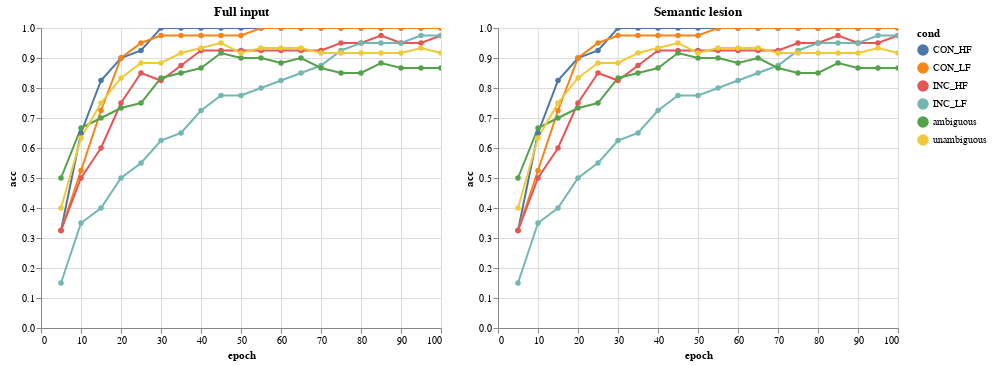

The notebook cell saved with this chart:
### Markdown cell above
### Strain plots

### Code cell
from evaluate import vis

vis_ns = vis(
    cfg.path_model_folder, 'result_strain_ns_item.csv', 'result_grain_item.csv'
)

vis = vis(
    cfg.path_model_folder, 'result_strain_item.csv', 'result_grain_item.csv'
)

vis_ns.parse_cond_df()
vis.parse_cond_df()

full = vis.plot_dev('acc').properties(title='Full input')
lesion = vis_ns.plot_dev('acc').properties(title='Semantic lesion')

strain_plot = full | lesion
strain_plot.save(cfg.path_plot_folder + 'strain.html')
strain_plot
